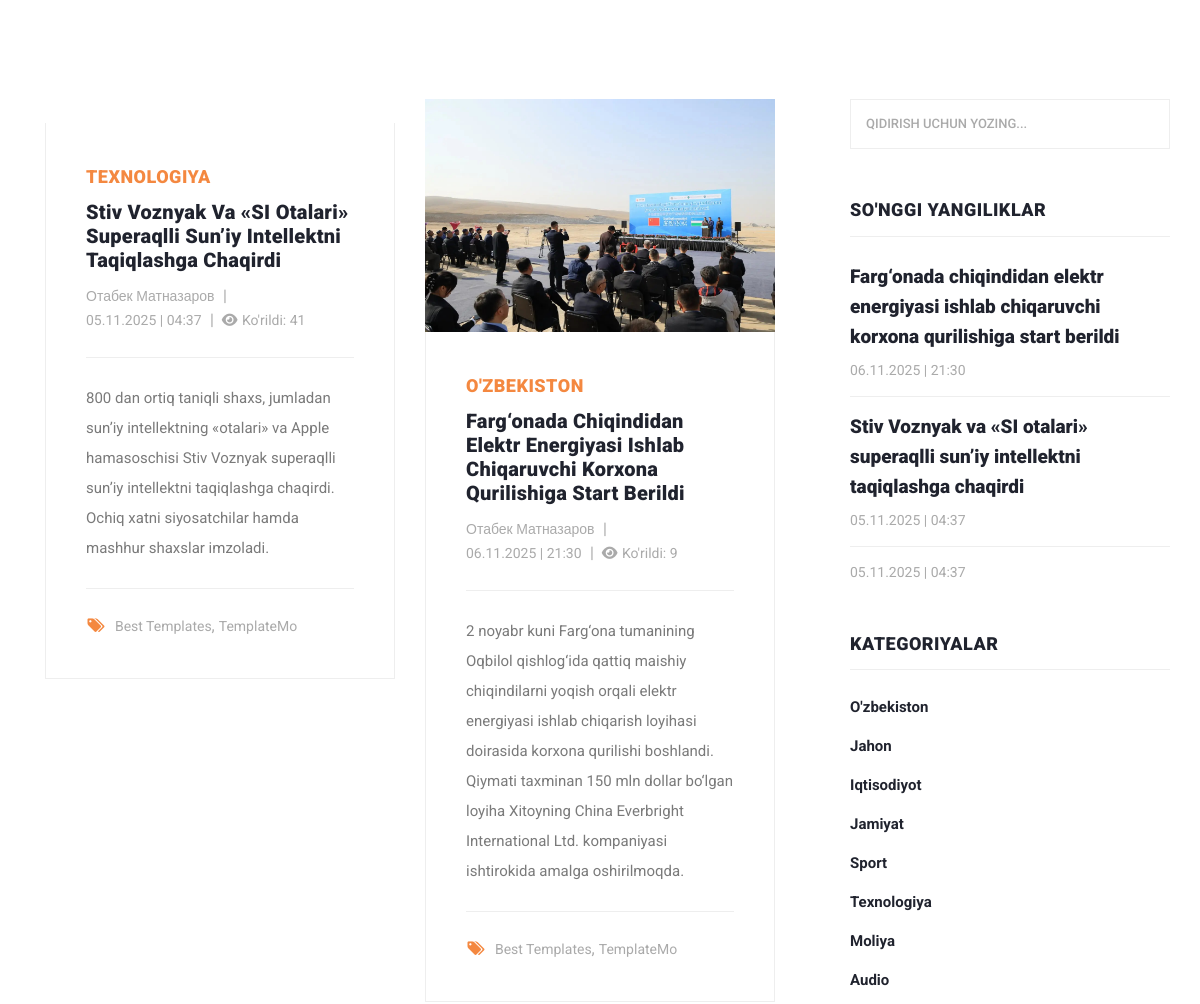
Before: /news.php (middle part) with the older database file.
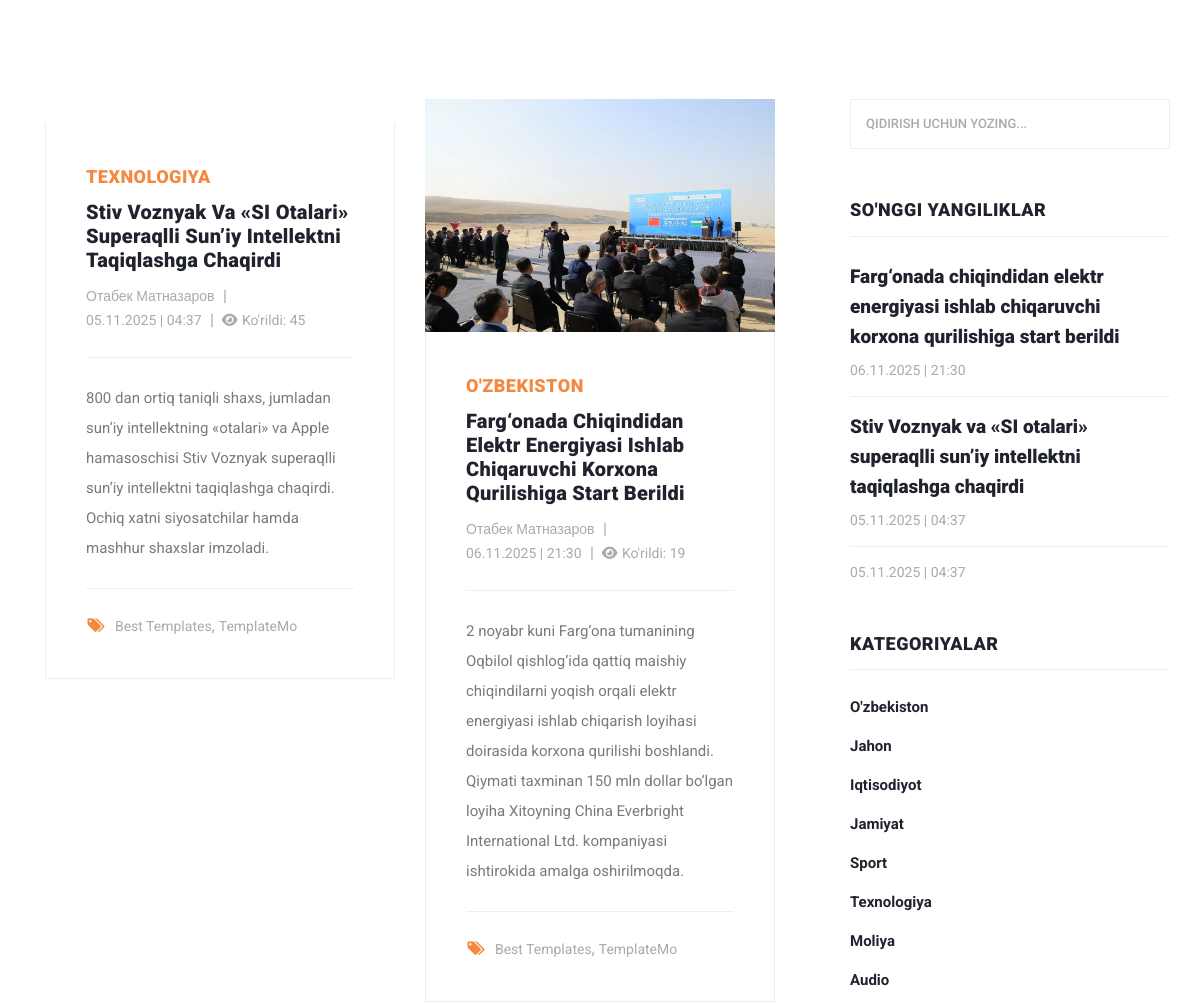
After: the same page with the newer database file.
### tables this page shows
CREATE TABLE `news`
(
    `id`          INTEGER PRIMARY KEY AUTOINCREMENT,
    `author_id`   INTEGER NOT NULL,
    `is_banner`   INTEGER DEFAULT 0 CHECK (is_banner IN (0, 1)), -- 0=yo'q, 1=ha
    `title`       TEXT    NOT NULL,
    `description` TEXT,
    `category_id` INTEGER NOT NULL,
    `image`       TEXT    DEFAULT NULL,
    `body`        TEXT    DEFAULT NULL,
    `seen_count`  INTEGER DEFAULT 0 CHECK (seen_count >= 0),
    `created_at`  TEXT    DEFAULT (datetime('now', '+5 hours')), -- sqlite da datetime turi yo'q
    `updated_at`  TEXT    DEFAULT (datetime('now', '+5 hours')),
    `status`      INTEGER DEFAULT 1 CHECK (status IN (0, 1))    -- 0=nofaol, 1=faol

);

CREATE TABLE `category`
(
    `id`     INTEGER PRIMARY KEY AUTOINCREMENT,
    `name`   TEXT NOT NULL,
    `status` BOOLEAN DEFAULT TRUE
);

CREATE TABLE `author`
(
  `id` INTEGER PRIMARY KEY AUTOINCREMENT,
  `name` VARCHAR(100) NOT NULL,
  `status` BOOLEAN DEFAULT TRUE
);

### views/news.php (called while the page is built, shortened)
<?php
require_once __DIR__ . '/../helpers.php';
require_once __DIR__ . '/../controllers/imports.php';
require_once __DIR__ . '/../views/widgets/header.php';
require_once __DIR__ . '/../views/widgets/all-news-content.php';
require_once __DIR__ . '/../views/widgets/footer.php';

### news.php (called while the page is built)
<?php
require_once __DIR__ . '/views/news.php';

### models/news.php (called while the page is built, shortened)
<?php
function getLastNews(): array
{
    global $pdo;
    $sql = "SELECT
                `N`.`id` AS `news_id`,
                `A`.`name` AS `muallif`,
                `N`.`title` AS `sarlavha`,
                `N`.`description` AS `qisqa_tavsif`,
                `C`.`name` AS `kategoriya`,
                `N`.`image` AS `rasm`,
               -- `N`.`body` AS `yangilik_matni`,
                `N`.`seen_count` AS `kurishlar_soni`,
                `N`.`created_at` AS `yaratilgan_vaqti`      -- GMT+5 da ko'rsatish
            FROM `news` AS `N`
            JOIN `category` AS `C`
             ON `N`.`category_id` = `C`.`id`
            JOIN `author` AS `A`
            ON `N`.`author_id` = `A`.`id`
            WHERE `N`.`status` = " . ACTIVE .
        " ORDER BY `yaratilgan_vaqti` DESC
            LIMIT 3";
    $stmt = $pdo->prepare($sql);
    $stmt->execute();
    return $stmt->fetchAll(PDO::FETCH_ASSOC);
}
function popularNews(): array
{
    global $pdo;
    $sql = "SELECT
                `N`.`id` AS `news_id`,
                `A`.`name` AS `muallif`,
                `N`.`title` AS `sarlavha`,
                `N`.`description` AS `qisqa_tavsif`,
                `C`.`name` AS `kategoriya`,
                `N`.`image` AS `rasm`,
               -- `N`.`body` AS `yangilik_matni`,
                `N`.`seen_count` AS `kurishlar_soni`,
                `N`.`created_at` AS `yaratilgan_vaqti`      -- GMT+5 da ko'rsatish
            FROM `news` AS `N`
            JOIN `category` AS `C`
             ON `N`.`category_id` = `C`.`id`
            JOIN `author` AS `A`
            ON `N`.`author_id` = `A`.`id`
            WHERE `N`.`status` = " . ACTIVE .
        " ORDER BY `seen_count` DESC
            LIMIT 6";
    $stmt = $pdo->prepare($sql);
    $stmt->execute();
    try {
        return $stmt->fetchAll(PDO::FETCH_ASSOC);
    } catch (PDOException $e) {
        dd($e->getMessage());
    }
}

### controllers/imports.php (called while the page is built, shortened)
<?php
$categories = getCategories();
$news = getLastNews();
$ommabopYangiliklar = popularNews();

### helpers.php (called while the page is built, shortened)
<?php
function getImage(string $table_name, int $id, mixed $filename): string
{
    $relativePath = "uploads/$table_name/$id/$filename";
    if (file_exists(PROJECT_ROOT . $relativePath)) {
        return '/' . $relativePath;
    }
    return '/assets/images/no_image.png';
}

### models/categories.php (called while the page is built)
<?php
function getCategories(): array
{
    global $pdo;
    $sql = "SELECT
                `name`
            FROM `category`
            WHERE `status` = " . ACTIVE . "
            ORDER BY `id`
            ";
    $stmt = $pdo->prepare($sql);
    $stmt->execute();
    return $stmt->fetchAll(PDO::FETCH_ASSOC);
}

### views/widgets/all-news-content.php (the view, shortened to what this page needs)
<section class="blog-posts grid-system">
    <div class="container">
        <div class="row">
            <div class="col-lg-8">
                <div class="all-blog-posts">
                    <div class="row">
                        <?php if (!empty($ommabopYangiliklar)): ?>
                            <?php foreach ($ommabopYangiliklar as $ommabopYangilik): ?>
                                <div class="col-lg-6">
                                    <div class="blog-post">
                                        <div class="blog-thumb">
                                            <?php $image = getImage('news', $ommabopYangilik['news_id'], $ommabopYangilik['rasm']); ?>
                                            <img src="<?= $image; ?>" alt="">
                                        </div>
                                        <div class="down-content">
                                            <span> <?= $ommabopYangilik['kategoriya']; ?> </span>
                                            <a href="?controller=news_view&id=<?= $ommabopYangilik['news_id'] ?>">
                                                <h4><?= $ommabopYangilik['sarlavha']; ?> </h4>
                                            </a>
                                            <ul class="post-info">
                                                <li><a href="#"> <?= $ommabopYangilik['muallif']; ?> </a></li>
                                                <li>
                                                    <a> <?= date('d.m.Y  |  H:i', strtotime($ommabopYangilik['yaratilgan_vaqti'])); ?> </a>
                                                </li>
                                                <li><a> <i class="fas fa-eye"></i>
                                                        Ko'rildi: <?= $ommabopYangilik['kurishlar_soni']; ?> </a></li>
                                            </ul>
                                            <a href="?controller=news_view&id=<?= htmlspecialchars($ommabopYangilik['news_id']); ?>">
                                                <p> <?= $ommabopYangilik['qisqa_tavsif'] ?> </p>
                                            </a>
                                            <div class="post-options">
                                                <div class="row">
                                                    <div class="col-lg-12">
                                                        <ul class="post-tags">
                                                            <li><i class="fa fa-tags"></i></li>
                                                            <li><a href="#">Best Templates</a>,</li>
                                                            <li><a href="#">TemplateMo</a></li>
                                                        </ul>
                                                    </div>
                                                </div>
                                            </div>
                                        </div>
                                    </div>
                                </div>
                            <?php endforeach; ?>
                        <?php endif; ?>
                    </div>
                </div>
            </div>
            <div class="col-lg-4">
                <div class="sidebar">
                    <div class="row">
                        <?php require_once __DIR__ . '/sidebar.php'; ?>
                    </div>
                </div>
            </div>
        </div>
    </div>
</section>

### views/widgets/header.php (shortened to what this page needs)
<!DOCTYPE html>
<html lang="uz">
<head>
    <link href="vendor/bootstrap/css/bootstrap.min.css" rel="stylesheet">
    <link rel="stylesheet" href="assets/css/all.min.css">
    <link rel="stylesheet" href="assets/css/fontawesome.css">
    <link rel="stylesheet" href="assets/css/templatemo-stand-blog.css">
    <link rel="stylesheet" href="assets/css/owl.css">
</head>
<body>

### views/widgets/sidebar.php (shortened to what this page needs)
<div class="sidebar">
    <div class="row">
        <div class="col-lg-12">
            <div class="sidebar-item search">
                <form id="search_form" name="gs" method="GET" action="#">
                    <input type="text" name="q" class="searchText" placeholder="qidirish uchun yozing..."
                           autocomplete="on">
                </form>
            </div>
        </div>
        <div class="col-lg-12">
            <div class="sidebar-item recent-posts">
                <div class="sidebar-heading">
                    <h2>So'nggi yangiliklar</h2>
                </div>
                <div class="content">
                    <ul>
                        <?php if (!empty($news)): ?>
                            <?php foreach ($news as $news_item): ?>
                                <li>
                                    <a href="?controller=news_view&id=<?= htmlspecialchars($news_item['news_id']) ?>">
                                        <h5> <?= htmlspecialchars($news_item['sarlavha']); ?> </h5>
                                        <span><?= date('d.m.Y  |  H:i', strtotime($news_item['yaratilgan_vaqti'])); ?></span>
                                    </a>
                                </li>
                            <?php endforeach; ?>
                        <?php else: echo 'news massivi null!'; ?>
                        <?php endif; ?>
                    </ul>
                </div>
            </div>
        </div>
        <div class="col-lg-12">
            <div class="sidebar-item categories">
                <div class="sidebar-heading">
                    <h2>Kategoriyalar</h2>
                </div>
                <div class="content">
                    <ul>
                        <?php if (!empty($categories)): ?>
                            <?php foreach ($categories as $category): ?>
                                <li><a href="#"> <?= $category['name'] ?> </a></li>
                            <?php endforeach; ?>
                        <?php endif; ?>
                    </ul>
                </div>
            </div>
        </div>
    </div>
</div>

### views/widgets/footer.php (shortened to what this page needs)
</body>
</html>

### assets/css/templatemo-stand-blog.css (style rules this page uses)
body { font-family: 'Roboto', sans-serif; overflow-x: hidden; text-rendering: optimizeLegibility; -webkit-font-smoothing: antialiased; -moz-osx-font-smoothing: grayscale; }
p { margin-bottom: 0px; font-size: 15px; font-weight: 400; color: #7a7a7a; line-height: 30px; }
a { text-decoration: none!important; }
ul { padding: 0; margin: 0; list-style: none; }
h1,h2,h3,h4,h5,h6 { margin: 0px; }
.blog-posts { margin-top: 100px; }
.blog-posts .blog-post { margin-bottom: 30px; }
.blog-posts .blog-thumb img { width: 100%; overflow: hidden; }
.blog-posts .down-content { padding: 40px; border-right: 1px solid #eee; border-left: 1px solid #eee; border-bottom: 1px solid #eee; }
.blog-posts .down-content span { font-size: 18px; text-transform: uppercase; letter-spacing: 0.5px; font-weight: 900; color: #f48840; }
.blog-posts .down-content h4 { font-size: 24px; text-transform: capitalize; letter-spacing: 0.5px; font-weight: 900; color: #20232e; margin: 10px 0px 12px 0px; }
.blog-posts .down-content ul.post-info li { display: inline-block; margin-right: 8px; }
.blog-posts .down-content ul.post-info li:after { content: '|'; color: #aaa; margin-left: 8px; }
.blog-posts .down-content h4 { font-size: 20px; letter-spacing: 0.25px; }
.grid-system .down-content ul.post-info li { margin-right: 3px; }
.grid-system .down-content ul.post-info li:after { margin-left: 5px; }
.blog-posts .down-content ul.post-info li:last-child::after { display: none; }
.blog-posts .down-content ul.post-info li a { font-size: 14px; color: #aaa; font-weight: 400; transition: all .3s; }
.blog-posts .down-content p { padding: 25px 0px; margin: 25px 0px; border-top: 1px solid #eee; border-bottom: 1px solid #eee; }
.blog-posts .down-content ul.post-tags li, .blog-posts .down-content ul.post-share li { display: inline-block; }
.blog-posts .down-content ul.post-tags li:first-child i, .blog-posts .down-content ul.post-share li:first-child i { color: #f48840; margin-right: 5px; }
.blog-posts .down-content ul.post-tags li, .blog-posts .down-content ul.post-share li { color: #aaa; }
.blog-posts .down-content ul.post-tags li a, .blog-posts .down-content ul.post-share li a { font-size: 14px; color: #aaa; font-weight: 400; transition: all .3s; }
.blog-posts .sidebar-heading h2 { font-size: 18px; text-transform: uppercase; font-weight: 900; letter-spacing: 0.5px; color: #20232e; border-bottom: 1px solid #eee; padding-bottom: 15px; margin-bottom: 25px; }
.sidebar { margin-left: 30px; }
.sidebar .sidebar-item { margin-top: 50px; }
.sidebar .search { margin-top: 0px; }
.sidebar .sidebar-heading h2 { font-size: 18px; text-transform: uppercase; font-weight: 900; letter-spacing: 0.5px; color: #20232e; border-bottom: 1px solid #eee; padding-bottom: 15px; margin-bottom: 25px; }
.sidebar .search input { width: 100%; height: 50px; border: 1px solid #eee; font-size: 13px; text-transform: uppercase; font-weight: 500; color: #7a7a7a; outline: none; padding: 0px 15px; }
.sidebar .search input::placeholder { color: #aaa; }
.sidebar .recent-posts ul li { margin-bottom: 15px; padding-bottom: 15px; border-bottom: 1px solid #eee; }
.sidebar .recent-posts ul li:last-child { margin-bottom: 0px; padding-bottom: 0px; border-bottom: none; }
.sidebar .recent-posts ul li h5 { font-size: 19px; font-weight: 900; color: #20232e; line-height: 30px; transition: all 0.3s; }
.sidebar .recent-posts ul li span { display: block; font-size: 14px; color: #aaa; margin-top: 8px; }
.sidebar .categories ul li { margin-bottom: 15px; }
.sidebar .categories ul li a { font-size: 15px; font-weight: 700; color: #20232e; transition: all .3s; }

Changed rows visible on the page:
changed news "Stiv Voznyak Va «SI Otalari» Superaqlli Sun’iy Intellektni Taqiqlashga Chaqirdi": seen_count "41" → "45"
changed news "O'ZBEKISTON": seen_count "9" → "19"
